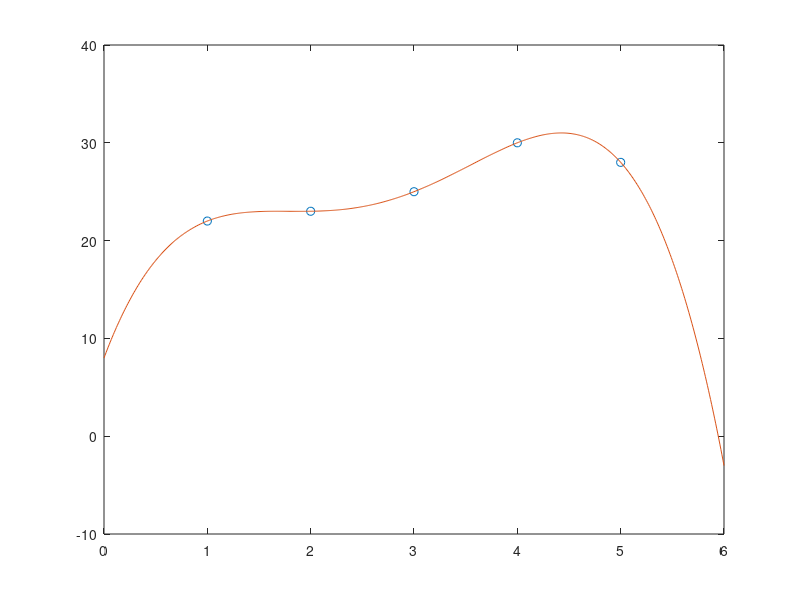

This figure's MATLAB source:
1;
function divided_diff = diff(x, f)
  n = length(x);
  divided_diff = [f', zeros(n, n-1)];
  for k = 2:n 
    for i = 1:n-k+1
      divided_diff(i,k) = (divided_diff(i+1,k-1)-divided_diff(i,k-1))/(x(i+k-1)-x(i)); 
    endfor
  endfor
endfunction

function N=newton(x,f,xx)
  n=length(x)-1;

  % divided differences table
  m=diff(x, f);

  lx=length(xx);
  p=ones(1,lx);
  s=m(1,1)*ones(1,lx);
  for j=1:lx
    for i=1:n
      p(j)=p(j)*(xx(j)-x(i));
      s(j)=s(j)+p(j)*m(1,i+1);
    end
  end
  N=s;
endfunction

x=[1 2 3 4 5];
f=[22 23 25 30 28];

xx = [2.5];

N = newton(x,f,xx);
printf("For 2.5 is %d\n", N); 

plot(x,f,'o')

hold on

full = 0:0.01:6;
graph = newton(x, f, full);

plot(full, graph)